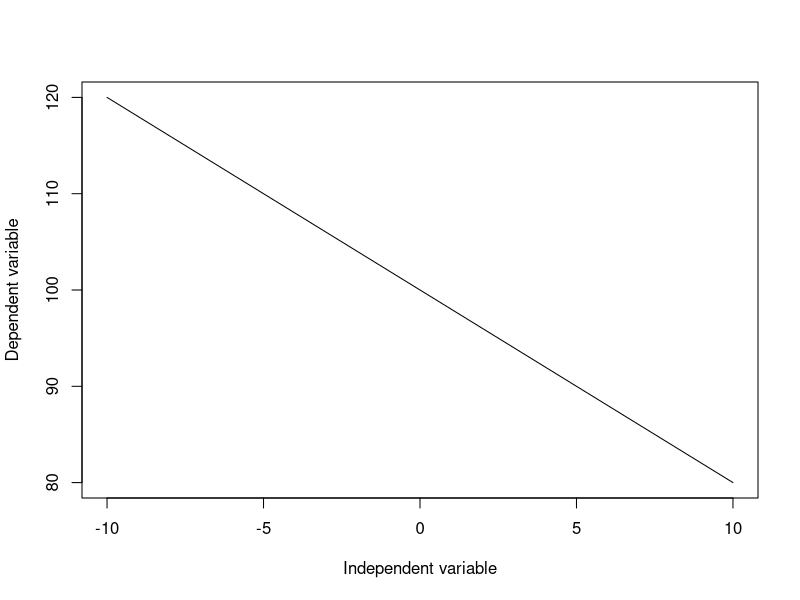
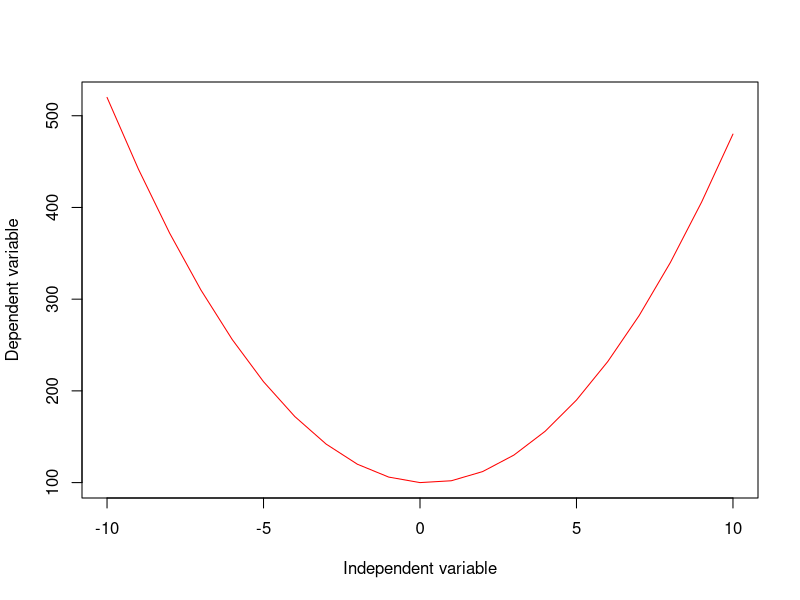

Recreate these plots in R, in order.
# Example R script
# This makes a line with a slope and intercept
# And it also makes a parabola

x <- -10:10
b <- -2
b2 <- 4
a <- 100
y <- b*x + a
y2 <- b2*x^2 + b*x + a

plot(x, y, xlab="Independent variable", ylab="Dependent variable", type="l")
plot(x, y2, xlab="Independent variable", ylab="Dependent variable", type="l", col="red")
